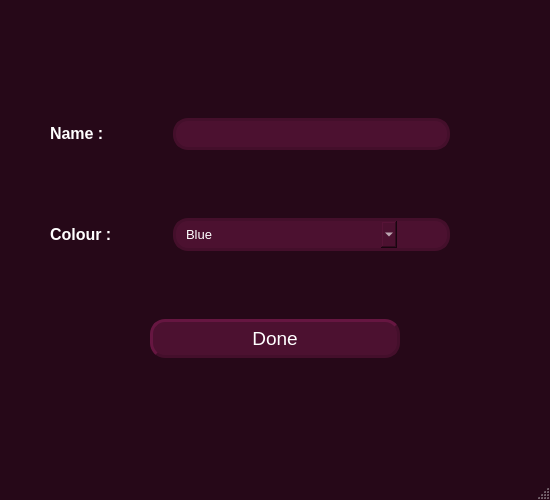
<?xml version="1.0" encoding="UTF-8"?>
<ui version="4.0">
 <class>MainWindowName</class>
 <widget class="QMainWindow" name="MainWindowName">
  <property name="geometry">
   <rect>
    <x>0</x>
    <y>0</y>
    <width>550</width>
    <height>500</height>
   </rect>
  </property>
  <property name="minimumSize">
   <size>
    <width>550</width>
    <height>498</height>
   </size>
  </property>
  <property name="maximumSize">
   <size>
    <width>650</width>
    <height>600</height>
   </size>
  </property>
  <property name="font">
   <font>
    <pointsize>14</pointsize>
   </font>
  </property>
  <property name="windowTitle">
   <string>Madi Radio - Name</string>
  </property>
  <property name="layoutDirection">
   <enum>Qt::LeftToRight</enum>
  </property>
  <property name="styleSheet">
   <string notr="true">.QMainWindow{
	background-color: rgba(38,8,24,255);
}
.QLabel{
	color:white;
}
.QLineEdit{
	color: white;
	border: 3px solid #440f2b;
	background-color: #4c1130;
	padding: 5px,5px;
	padding-left: 10px;
	margin-right: 50%;
	margin-left: 10%;
	border-radius: 15px;
}
.QLineEdit:hover{
	border: 3px solid #6b1e47;
	background-color: #591539;
}
.QLineEdit:focus{
	background-color: #591539;
	border-color: #6b1e47;
}
.QComboBox{
	color: white;
	border: 3px solid #440f2b;
	background-color: #4c1130;
	padding: 5px,5px;
	padding-left: 10px;
	margin-right: 50%;
	margin-left: 10%;
	border-radius: 15px;
}
.QComboBox:hover{
	border: 3px solid #6b1e47;
	background-color: #591539;
}
.QComboBox:focus{
	background-color: #591539;
	border-color: #6b1e47;
}


.QPushButton{
	border: 3px solid #440f2b;
	border-style: outset;
	background-color: #4c1130;
	color: white;
	margin-left: 100px;
	margin-right: 100px;
	padding: 5px;
	border-radius: 15px;
}
.QPushButton::hover{
	border: 3px solid #6b1e47;
	background-color: #591539;
	color: pink;
}
</string>
  </property>
  <property name="toolButtonStyle">
   <enum>Qt::ToolButtonTextUnderIcon</enum>
  </property>
  <property name="documentMode">
   <bool>true</bool>
  </property>
  <property name="tabShape">
   <enum>QTabWidget::Rounded</enum>
  </property>
  <widget class="QWidget" name="centralwidget">
   <property name="styleSheet">
    <string notr="true">.QWidget{
	background-color: rgba(38,8,24,255);
}</string>
   </property>
   <layout class="QGridLayout" name="gridLayout" rowstretch="1,0,0,0,1" columnstretch="1,3" rowminimumheight="1,0,0,0,1" columnminimumwidth="0,0">
    <property name="sizeConstraint">
     <enum>QLayout::SetDefaultConstraint</enum>
    </property>
    <property name="leftMargin">
     <number>50</number>
    </property>
    <property name="topMargin">
     <number>50</number>
    </property>
    <property name="rightMargin">
     <number>50</number>
    </property>
    <property name="bottomMargin">
     <number>50</number>
    </property>
    <property name="spacing">
     <number>0</number>
    </property>
    <item row="1" column="1">
     <widget class="QComboBox" name="comboBox">
      <property name="enabled">
       <bool>true</bool>
      </property>
      <property name="font">
       <font>
        <pointsize>10</pointsize>
       </font>
      </property>
      <property name="contextMenuPolicy">
       <enum>Qt::CustomContextMenu</enum>
      </property>
      <property name="layoutDirection">
       <enum>Qt::LeftToRight</enum>
      </property>
      <property name="autoFillBackground">
       <bool>false</bool>
      </property>
      <property name="styleSheet">
       <string notr="true">QListView{
}
QListView::item {
	color: white;
	background-color: #4c1130;
	padding: 5px;
}
QListView::item::hover {
	background-color: #6f4059;
	border-left: 3px solid white;
}</string>
      </property>
      <property name="currentIndex">
       <number>0</number>
      </property>
      <property name="maxVisibleItems">
       <number>6</number>
      </property>
      <property name="insertPolicy">
       <enum>QComboBox::NoInsert</enum>
      </property>
      <property name="sizeAdjustPolicy">
       <enum>QComboBox::AdjustToContents</enum>
      </property>
      <property name="iconSize">
       <size>
        <width>16</width>
        <height>12</height>
       </size>
      </property>
      <property name="duplicatesEnabled">
       <bool>false</bool>
      </property>
      <property name="frame">
       <bool>true</bool>
      </property>
      <item>
       <property name="text">
        <string>Blue</string>
       </property>
      </item>
      <item>
       <property name="text">
        <string>Red</string>
       </property>
      </item>
      <item>
       <property name="text">
        <string>Yellow</string>
       </property>
      </item>
      <item>
       <property name="text">
        <string>Green</string>
       </property>
      </item>
      <item>
       <property name="text">
        <string>Purple</string>
       </property>
      </item>
      <item>
       <property name="text">
        <string>Pink</string>
       </property>
      </item>
     </widget>
    </item>
    <item row="0" column="0">
     <widget class="QLabel" name="label">
      <property name="styleSheet">
       <string notr="true"/>
      </property>
      <property name="text">
       <string>&lt;html&gt;&lt;head/&gt;&lt;body&gt;&lt;p&gt;&lt;span style=&quot; font-size:12pt; font-weight:700;&quot;&gt;Name :      &lt;/span&gt;&lt;/p&gt;&lt;/body&gt;&lt;/html&gt;</string>
      </property>
     </widget>
    </item>
    <item row="4" column="0" colspan="2">
     <widget class="QPushButton" name="pushButton">
      <property name="font">
       <font>
        <pointsize>14</pointsize>
       </font>
      </property>
      <property name="cursor">
       <cursorShape>PointingHandCursor</cursorShape>
      </property>
      <property name="styleSheet">
       <string notr="true"/>
      </property>
      <property name="text">
       <string>Done</string>
      </property>
     </widget>
    </item>
    <item row="0" column="1">
     <widget class="QLineEdit" name="lineEdit">
      <property name="styleSheet">
       <string notr="true"/>
      </property>
     </widget>
    </item>
    <item row="1" column="0">
     <widget class="QLabel" name="label_2">
      <property name="styleSheet">
       <string notr="true"/>
      </property>
      <property name="text">
       <string>&lt;html&gt;&lt;head/&gt;&lt;body&gt;&lt;p&gt;&lt;span style=&quot; font-size:12pt; font-weight:700;&quot;&gt;Colour : &lt;/span&gt;&lt;/p&gt;&lt;/body&gt;&lt;/html&gt;</string>
      </property>
     </widget>
    </item>
   </layout>
  </widget>
  <widget class="QStatusBar" name="statusbar"/>
 </widget>
 <resources/>
 <connections/>
</ui>
